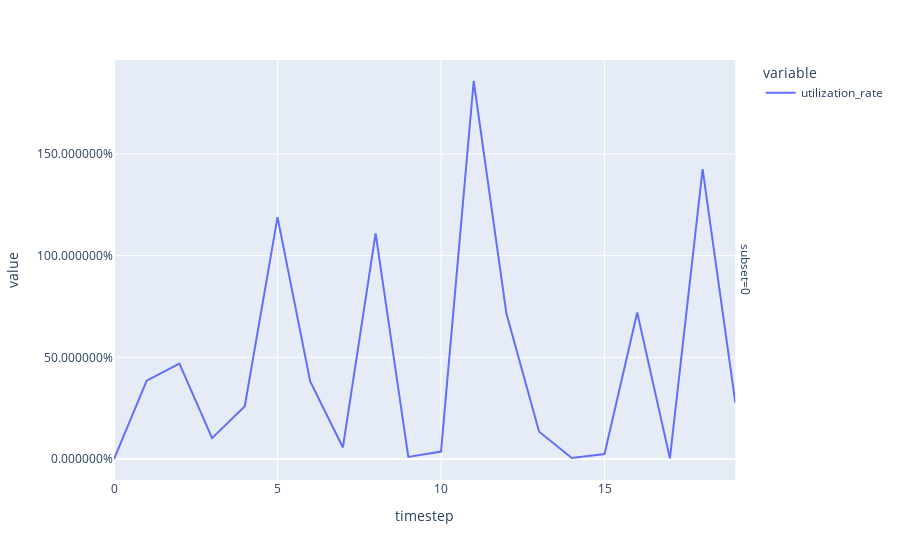

Notebook source saved alongside this figure:
### Code cell
ur_graph = px.line(simulation_result,
           x='timestep',
           y=['utilization_rate'],
           facet_row='subset')

ur_graph = ur_graph.update_layout(yaxis=dict(tickformat="%", hoverformat="%.2f%"))
ur_graph1 = ur_graph.update_yaxes(hoverformat=".2%")
ur_graph1

### Figure 1 — Plotly figure (JSON) as saved in the notebook; plotly's stock layout.template omitted (floating-point values rounded to 4 significant figures)
{"data": [{"hovertemplate": "variable=utilization_rate<br>subset=0<br>timestep=%{x}<br>value=%{y}<extra></extra>", "legendgroup": "utilization_rate", "line": {"color": "#636efa", "dash": "solid"}, "mode": "lines", "name": "utilization_rate", "orientation": "v", "showlegend": true, "type": "scatter", "x": [0, 1, 2, 3, 4, 5, 6, 7, 8, 9, 10, 11, 12, 13, 14, 15, 16, 17, 18, 19], "xaxis": "x", "y": [0, 0.3852, 0.4685, 0.1027, 0.2595, 1.189, 0.3814, 0.05668, 1.109, 0.01045, 0.03671, 1.858, 0.7147, 0.1342, 0.005026, 0.02446, 0.7203, 0.00308, 1.426, 0.277], "yaxis": "y"}], "layout": {"annotations": [{"font": {}, "showarrow": false, "text": "subset=0", "textangle": 90, "x": 0.98, "xanchor": "left", "xref": "paper", "y": 0.5, "yanchor": "middle", "yref": "paper"}], "legend": {"title": {"text": "variable"}, "tracegroupgap": 0}, "margin": {"t": 60}, "xaxis": {"anchor": "y", "domain": [0, 0.98], "title": {"text": "timestep"}}, "yaxis": {"anchor": "x", "domain": [0, 1], "hoverformat": ".2%", "tickformat": "%", "title": {"text": "value"}}}}
